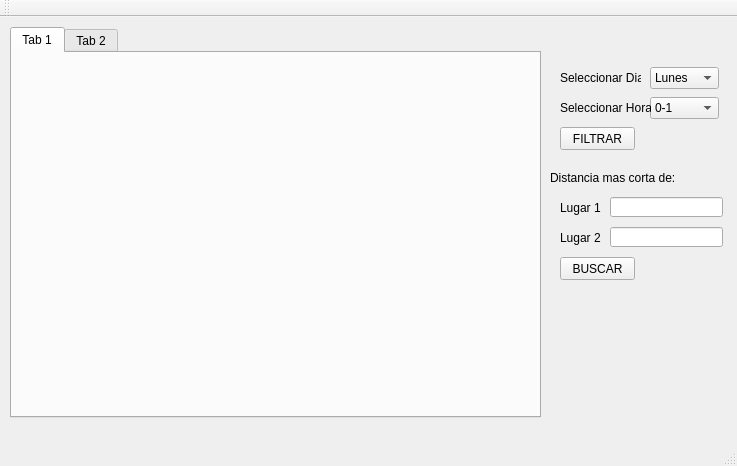
<?xml version="1.0" encoding="UTF-8"?>
<ui version="4.0">
 <class>MainWindow</class>
 <widget class="QMainWindow" name="MainWindow">
  <property name="geometry">
   <rect>
    <x>0</x>
    <y>0</y>
    <width>737</width>
    <height>466</height>
   </rect>
  </property>
  <property name="windowTitle">
   <string>MainWindow</string>
  </property>
  <widget class="QWidget" name="centralWidget">
   <widget class="QTabWidget" name="tabWidget">
    <property name="geometry">
     <rect>
      <x>10</x>
      <y>10</y>
      <width>531</width>
      <height>391</height>
     </rect>
    </property>
    <property name="currentIndex">
     <number>0</number>
    </property>
    <widget class="QWidget" name="tab">
     <attribute name="title">
      <string>Tab 1</string>
     </attribute>
     <widget class="QWidget" name="gridLayoutWidget">
      <property name="geometry">
       <rect>
        <x>10</x>
        <y>10</y>
        <width>491</width>
        <height>341</height>
       </rect>
      </property>
      <layout class="QGridLayout" name="gridLayout"/>
     </widget>
    </widget>
    <widget class="QWidget" name="tab_2">
     <attribute name="title">
      <string>Tab 2</string>
     </attribute>
     <widget class="QTableWidget" name="tableWidget">
      <property name="geometry">
       <rect>
        <x>10</x>
        <y>10</y>
        <width>501</width>
        <height>341</height>
       </rect>
      </property>
     </widget>
    </widget>
   </widget>
   <widget class="QPushButton" name="pushButton">
    <property name="geometry">
     <rect>
      <x>560</x>
      <y>110</y>
      <width>75</width>
      <height>23</height>
     </rect>
    </property>
    <property name="text">
     <string>FILTRAR</string>
    </property>
   </widget>
   <widget class="QComboBox" name="comboBox">
    <property name="geometry">
     <rect>
      <x>650</x>
      <y>50</y>
      <width>69</width>
      <height>22</height>
     </rect>
    </property>
    <item>
     <property name="text">
      <string>Lunes</string>
     </property>
    </item>
    <item>
     <property name="text">
      <string>Martes</string>
     </property>
    </item>
    <item>
     <property name="text">
      <string>Miercoles</string>
     </property>
    </item>
    <item>
     <property name="text">
      <string>Jueves</string>
     </property>
    </item>
    <item>
     <property name="text">
      <string>Viernes</string>
     </property>
    </item>
    <item>
     <property name="text">
      <string>Sabado</string>
     </property>
    </item>
    <item>
     <property name="text">
      <string>Domingo</string>
     </property>
    </item>
   </widget>
   <widget class="QComboBox" name="comboBox_2">
    <property name="geometry">
     <rect>
      <x>650</x>
      <y>80</y>
      <width>69</width>
      <height>22</height>
     </rect>
    </property>
    <item>
     <property name="text">
      <string>0-1</string>
     </property>
    </item>
    <item>
     <property name="text">
      <string>1-2</string>
     </property>
    </item>
    <item>
     <property name="text">
      <string>2-3</string>
     </property>
    </item>
    <item>
     <property name="text">
      <string>3-4</string>
     </property>
    </item>
    <item>
     <property name="text">
      <string>4-5</string>
     </property>
    </item>
    <item>
     <property name="text">
      <string>5-6</string>
     </property>
    </item>
    <item>
     <property name="text">
      <string>6-7</string>
     </property>
    </item>
    <item>
     <property name="text">
      <string>7-8</string>
     </property>
    </item>
    <item>
     <property name="text">
      <string>8-9</string>
     </property>
    </item>
    <item>
     <property name="text">
      <string>9-10</string>
     </property>
    </item>
    <item>
     <property name="text">
      <string>10-11</string>
     </property>
    </item>
    <item>
     <property name="text">
      <string>11-12</string>
     </property>
    </item>
    <item>
     <property name="text">
      <string>12-13</string>
     </property>
    </item>
    <item>
     <property name="text">
      <string>13-14</string>
     </property>
    </item>
    <item>
     <property name="text">
      <string>14-15</string>
     </property>
    </item>
    <item>
     <property name="text">
      <string>15-16</string>
     </property>
    </item>
    <item>
     <property name="text">
      <string>16-17</string>
     </property>
    </item>
    <item>
     <property name="text">
      <string>17-18</string>
     </property>
    </item>
    <item>
     <property name="text">
      <string>18-19</string>
     </property>
    </item>
    <item>
     <property name="text">
      <string>19-20</string>
     </property>
    </item>
    <item>
     <property name="text">
      <string>20-21</string>
     </property>
    </item>
    <item>
     <property name="text">
      <string>21-22</string>
     </property>
    </item>
    <item>
     <property name="text">
      <string>22-23</string>
     </property>
    </item>
    <item>
     <property name="text">
      <string>23-24</string>
     </property>
    </item>
   </widget>
   <widget class="QLabel" name="label">
    <property name="geometry">
     <rect>
      <x>560</x>
      <y>50</y>
      <width>81</width>
      <height>21</height>
     </rect>
    </property>
    <property name="text">
     <string>Seleccionar Dia</string>
    </property>
   </widget>
   <widget class="QLabel" name="label_2">
    <property name="geometry">
     <rect>
      <x>560</x>
      <y>80</y>
      <width>91</width>
      <height>21</height>
     </rect>
    </property>
    <property name="text">
     <string>Seleccionar Hora</string>
    </property>
   </widget>
   <widget class="QLabel" name="label_3">
    <property name="geometry">
     <rect>
      <x>550</x>
      <y>150</y>
      <width>131</width>
      <height>21</height>
     </rect>
    </property>
    <property name="text">
     <string>Distancia mas corta de:</string>
    </property>
   </widget>
   <widget class="QLineEdit" name="txt_lug1">
    <property name="geometry">
     <rect>
      <x>610</x>
      <y>180</y>
      <width>113</width>
      <height>20</height>
     </rect>
    </property>
   </widget>
   <widget class="QLineEdit" name="txt_lug2">
    <property name="geometry">
     <rect>
      <x>610</x>
      <y>210</y>
      <width>113</width>
      <height>20</height>
     </rect>
    </property>
   </widget>
   <widget class="QLabel" name="label_4">
    <property name="geometry">
     <rect>
      <x>560</x>
      <y>180</y>
      <width>46</width>
      <height>21</height>
     </rect>
    </property>
    <property name="text">
     <string>Lugar 1</string>
    </property>
   </widget>
   <widget class="QLabel" name="label_5">
    <property name="geometry">
     <rect>
      <x>560</x>
      <y>210</y>
      <width>46</width>
      <height>21</height>
     </rect>
    </property>
    <property name="text">
     <string>Lugar 2</string>
    </property>
   </widget>
   <widget class="QPushButton" name="pushButton_2">
    <property name="geometry">
     <rect>
      <x>560</x>
      <y>240</y>
      <width>75</width>
      <height>23</height>
     </rect>
    </property>
    <property name="text">
     <string>BUSCAR</string>
    </property>
   </widget>
  </widget>
  <widget class="QMenuBar" name="menuBar">
   <property name="geometry">
    <rect>
     <x>0</x>
     <y>0</y>
     <width>737</width>
     <height>21</height>
    </rect>
   </property>
  </widget>
  <widget class="QToolBar" name="mainToolBar">
   <attribute name="toolBarArea">
    <enum>TopToolBarArea</enum>
   </attribute>
   <attribute name="toolBarBreak">
    <bool>false</bool>
   </attribute>
  </widget>
  <widget class="QStatusBar" name="statusBar"/>
 </widget>
 <layoutdefault spacing="6" margin="11"/>
 <resources/>
 <connections/>
</ui>
